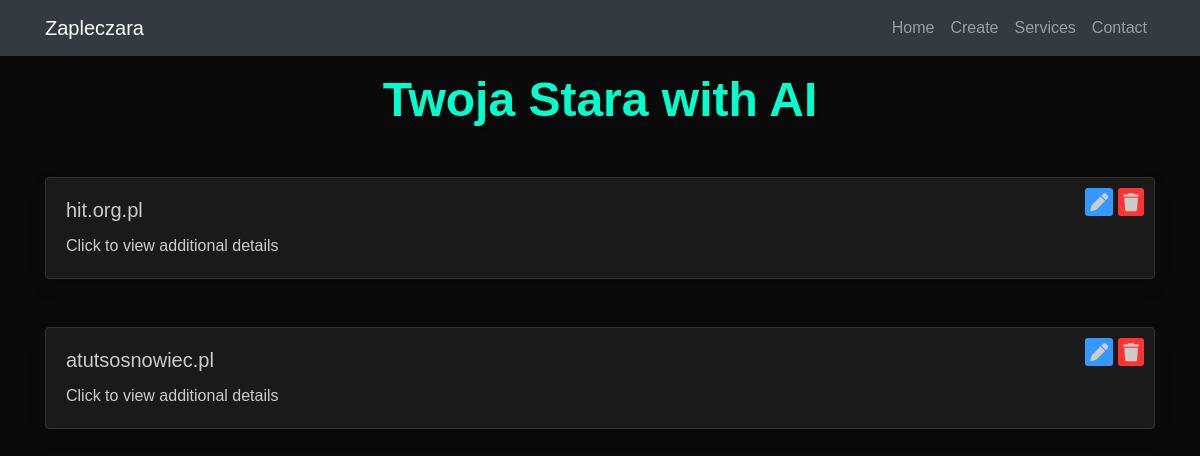
The app's page /, older data.
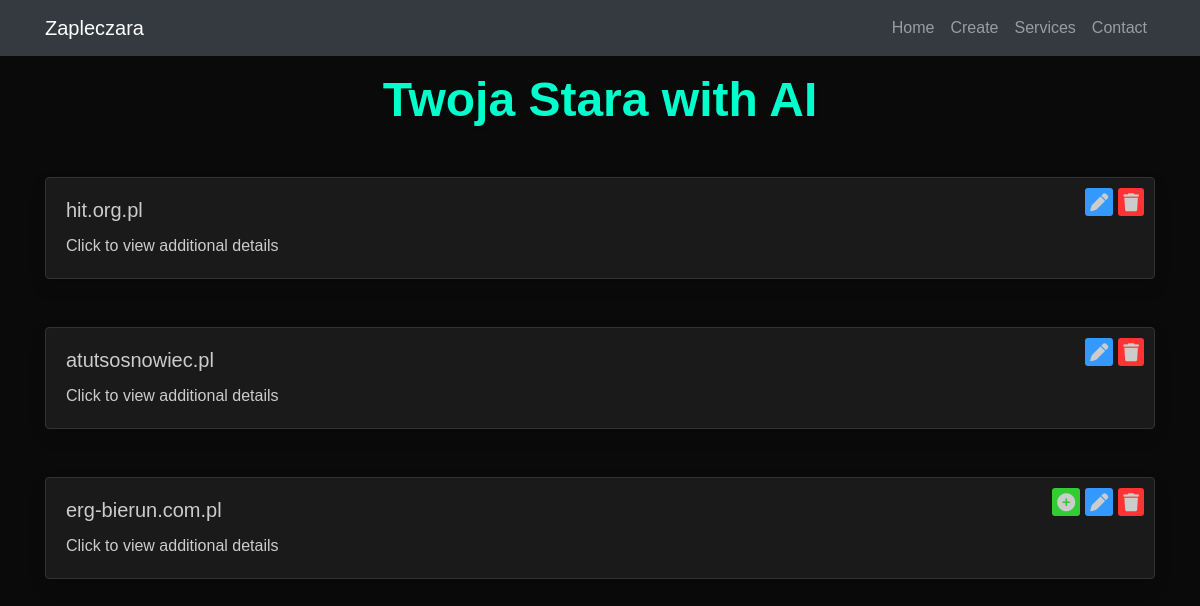
The same page, newer data.
### backend/models.py (models this page shows)
class Zaplecze(models.Model):
    domain = models.CharField(max_length=64, blank=True, null=True)
    email = models.CharField(max_length=64, blank=True, null=True)
    url = models.CharField(max_length=64, blank=True, null=True)
    login = models.CharField(max_length=64, blank=True, null=True)
    password = models.CharField(max_length=64, blank=True, null=True)
    ftp_user = models.CharField(max_length=64, blank=True, null=True)
    ftp_pass = models.CharField(max_length=64, blank=True, null=True)
    db_user = models.CharField(max_length=64, blank=True, null=True)
    db_pass = models.CharField(max_length=64, blank=True, null=True)
    lang = models.CharField(max_length=4, blank=True, null=True)
    topic = models.CharField(max_length=32, blank=True, null=True)
    wp_user = models.CharField(max_length=32, blank=True, null=True)
    wp_password = models.CharField(max_length=64, blank=True, null=True)
    wp_api_key = models.CharField(max_length=128, blank=True, null=True)

### backend/views/front.py (the view)
# urls.py: path('', views.Front.as_view()),
class Front(View):
    def get(self, request):
        queryset = Zaplecze.objects.values()
        context = {'queryset': queryset}
        return render(request, 'index.html', context)

### backend/templates/index.html (shortened to what this page needs)
{% extends "base.html" %}
{% block h1 %}
Twoja Stara with AI
{% endblock %}
{% block content %}
{% for i in queryset %}
<div class="container mt-5">
    <div class="row">
        <div class="col-md-12">
            <div class="card shadow" data-card-id="{{ i.id }}">
                <div class="card-icons">
                    {% if not i.wp_api_key %}
                    <i class="fas fa-plus-circle icon" id="create"></i>
                    {% endif %}
                    <i class="fas fa-pen icon" id="write"></i>
                    <i class="fas fa-trash icon" id="delete"></i>
                </div>
                <div class="card-body">
                    <h5 class="card-title">{{ i.domain }}</h5>
                    <p class="card-text">Click to view additional details</p>
                </div>
            </div>
        </div>
    </div>
</div>
{% endfor %}
{% endblock %}

Row changes from the older to the newer data that the page shows:
added Zaplecze: domain "erg-bierun.com.pl"
